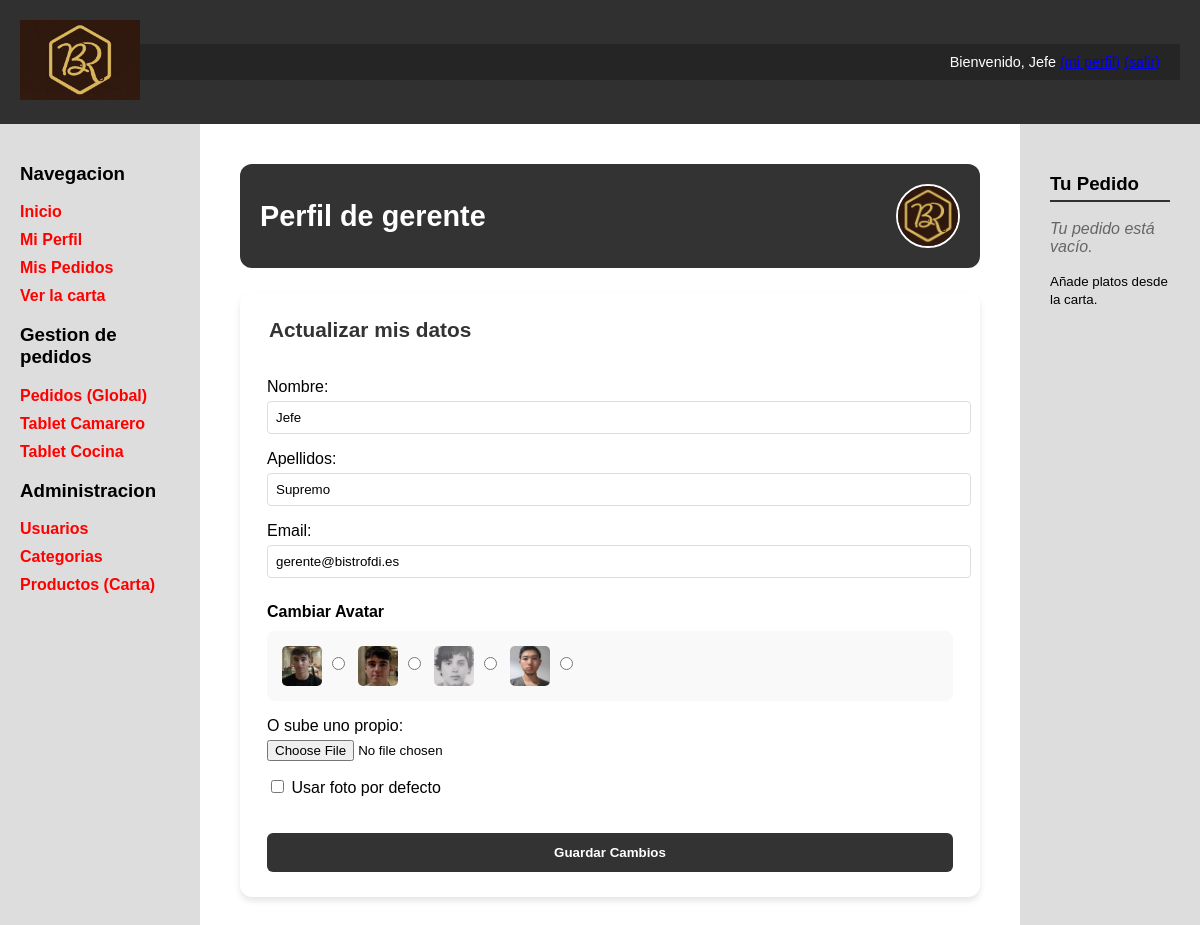
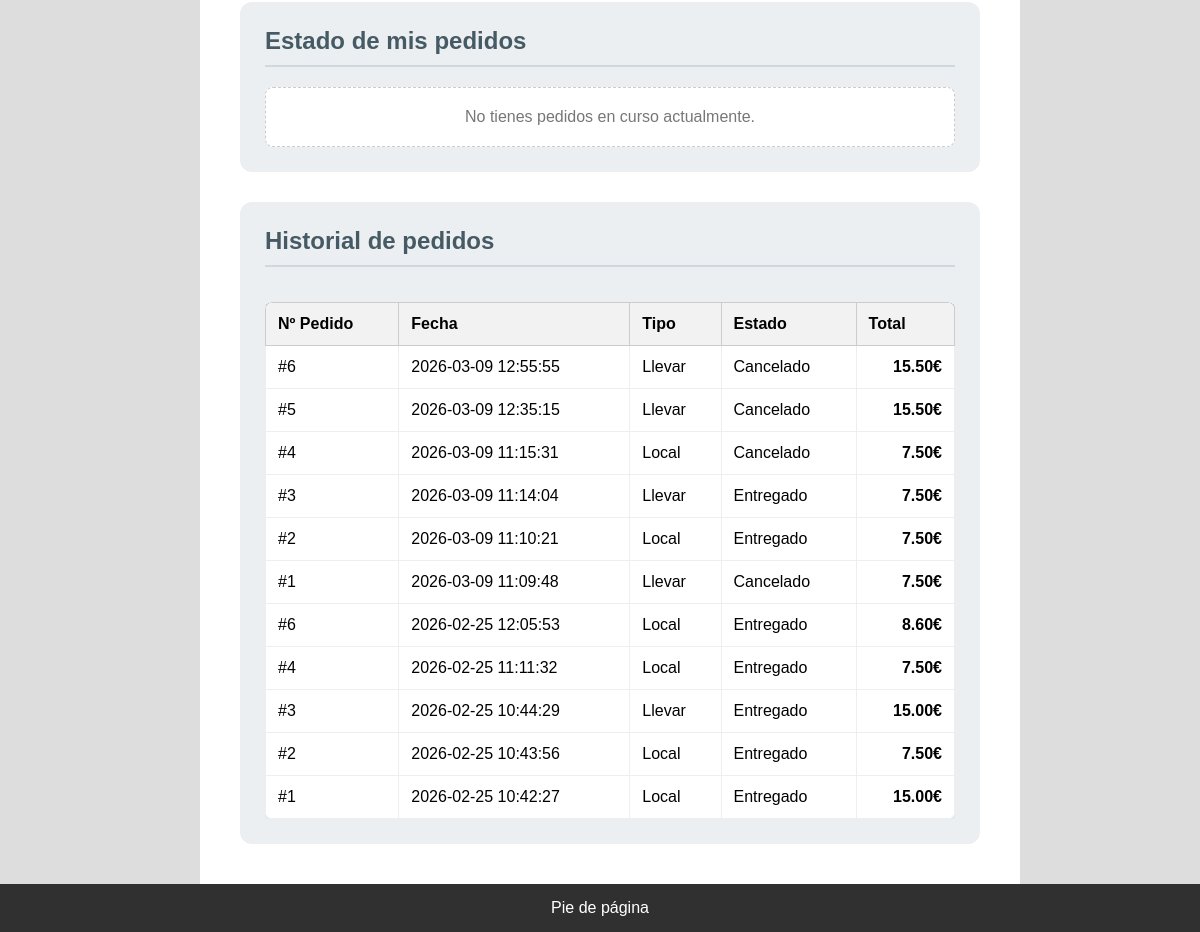
The app's page /perfil.php (signed in) with its own data (2 pictures, top to bottom).
### tables this page shows
CREATE TABLE `usuarios` (
  `id` int(11) NOT NULL,
  `nombreUsuario` varchar(30) NOT NULL,
  `password` varchar(70) NOT NULL,
  `avatar` varchar(255) DEFAULT 'default.png',
  `nombre` varchar(50) NOT NULL,
  `apellidos` varchar(100) NOT NULL,
  `email` varchar(100) NOT NULL,
  `rol` int(11) NOT NULL DEFAULT 1
);

CREATE TABLE `pedidos` (
  `id` int(11) NOT NULL,
  `id_usuario` int(11) NOT NULL,
  `numero_pedido` int(11) NOT NULL,
  `fecha` datetime DEFAULT current_timestamp(),
  `estado` enum('Recibido','En preparacion','Cocinando','Listo cocina','Terminado','Entregado','Cancelado') NOT NULL DEFAULT 'Recibido',
  `tipo` enum('Local','Llevar') NOT NULL,
  `total` decimal(10,2) NOT NULL DEFAULT 0.00
);

### includes/clases/Formulario.php (called while the page is built, shortened)
<?php
abstract class Formulario
{
    protected static function generaListaErroresGlobales($errores = array(), $classAtt = '')
    {
        $clavesErroresGlobales = array_filter(array_keys($errores), function ($elem) {
            return is_numeric($elem);
        });
        $numErrores = count($clavesErroresGlobales);
        if ($numErrores == 0) {
            return '';
        }
        $html = "<ul class=\"$classAtt\">";
        $html .= '</ul>';
        return $html;
    }
}

### perfil.php (the view, shortened to what this page needs)
<?php
$conn = Aplicacion::getInstance()->getConexionBd();
$nombreUsuario = $conn->real_escape_string($_SESSION['nombreUsuario']);
$query = "SELECT * FROM usuarios WHERE nombreUsuario = '$nombreUsuario'";
$rs = $conn->query($query);
$usuario = $rs->fetch_assoc();
$estadosActivos = "'En preparacion', 'Cocinando', 'Listo cocina', 'Terminado'";
$query = "SELECT * FROM pedidos WHERE id_usuario = {$usuario['id']} AND estado IN ($estadosActivos) ORDER BY fecha DESC";
$rs = $conn->query($query);
$htmlActivos = "";
if ($rs && $rs->num_rows > 0) {
    foreach ($rs as $pedido) {
        $htmlActivos .= "
        <div class='perfil-pedido-activo'>
            <div class='perfil-pedido-activo-header'>
                <strong class='perfil-pedido-activo-titulo'>Pedido #{$pedido['numero_pedido']}</strong>
                <span class='perfil-pedido-activo-estado'>{$pedido['estado']}</span>
            </div>
            <div class='perfil-pedido-activo-detalle'>
                <p><strong>Fecha:</strong> {$pedido['fecha']}</p>
                <p><strong>Tipo:</strong> {$pedido['tipo']}</p>
                <p class='perfil-pedido-activo-total'><strong>Total: " . number_format($pedido['total'], 2) . "€</strong></p>
            </div>
        </div>";
    }
} else {
    $htmlActivos = "<div class='perfil-pedido-activo-vacio'>No tienes pedidos en curso actualmente.</div>";
}
$query = "SELECT * FROM pedidos WHERE id_usuario = {$usuario['id']} AND estado NOT IN ($estadosActivos) ORDER BY fecha DESC";
$rs = $conn->query($query);
if ($rs && $rs->num_rows > 0) {
    $filasHistorial = "";
    foreach ($rs as $ped) {
        $total = number_format($ped['total'], 2);
        $filasHistorial .= "
        <tr class='perfil-historial-row'>
            <td class='perfil-historial-cell'>#{$ped['numero_pedido']}</td>
            <td class='perfil-historial-cell'>{$ped['fecha']}</td>
            <td class='perfil-historial-cell'>{$ped['tipo']}</td>
            <td class='perfil-historial-cell'>{$ped['estado']}</td>
            <td class='perfil-historial-cell perfil-historial-cell--total'>{$total}€</td>
        </tr>";
    }
} else {
    $filasHistorial = "<tr><td colspan='5' class='perfil-historial-vacio'>No hay historial de pedidos.</td></tr>";
}
$htmlHistorial = <<<EOS
    <table class='perfil-historial-tabla'>
        <thead class='perfil-historial-thead'>
            <tr>
                <th class='perfil-historial-th'>Nº Pedido</th>
                <th class='perfil-historial-th'>Fecha</th>
                <th class='perfil-historial-th'>Tipo</th>
                <th class='perfil-historial-th'>Estado</th>
                <th class='perfil-historial-th'>Total</th>
            </tr>
        </thead>
        <tbody>$filasHistorial</tbody>
    </table>
EOS;
$formPerfil = new FormularioPerfil($_SESSION['nombreUsuario']);
$htmlFormPerfil = $formPerfil->generaHtml();
$contenidoPrincipal = <<<EOS
    <div class="perfil-header">
        <h1 class="perfil-header-title">Perfil de {$usuario['nombreUsuario']}</h1>
        <img src="img/avatares/{$usuario['avatar']}" class="perfil-header-avatar">
    </div>
    <div class="perfil-layout">
        <div class="perfil-form-wrapper">
            $htmlFormPerfil
        </div>
        <div class="perfil-panels">
            <div class="perfil-panel">
                <h2 class="perfil-panel-title">Estado de mis pedidos</h2>
                <div>$htmlActivos</div>
            </div>
            <div class="perfil-panel">
                <h2 class="perfil-panel-title">Historial de pedidos</h2>
                <div class="perfil-historial-wrapper">$htmlHistorial</div>
            </div>
        </div>
    </div>
EOS;
require __DIR__.'/includes/vistas/plantillas/plantilla.php';

### includes/clases/FormularioPerfil.php (shortened to what this page needs)
<?php
class FormularioPerfil extends Formulario
{
    private $nombreUsuario;
    public function __construct($nombreUsuario)
    {
        $this->nombreUsuario = $nombreUsuario;
    }
    public function generaHtml()
    {
        $this->errores = [];
        $datos = $_POST ?: [];
        return $this->generaCamposFormulario($datos);
    }
    protected function generaCamposFormulario(&$datos)
    {
        $conn = Aplicacion::getInstance()->getConexionBd();
        $query = "SELECT * FROM usuarios WHERE nombreUsuario = '{$this->nombreUsuario}'";
        $rs = $conn->query($query);
        $user = $rs->fetch_assoc();
        $nombre    = htmlspecialchars($datos['nombre']     ?? $user['nombre']);
        $apellidos = htmlspecialchars($datos['apellidos']  ?? $user['apellidos']);
        $email     = htmlspecialchars($datos['email']      ?? $user['email']);
        $avatarActual = $datos['avatar_pre'] ?? $user['avatar'];
        $avatares = ['alvar.jpg', 'ethan.jpg', 'yago.jpg', 'zhirun.jpg'];
        $htmlAvatares = "";
        foreach ($avatares as $av) {
            $checked = ($avatarActual == $av) ? "checked" : "";
            $htmlAvatares .= "<label class='perfil-avatar-opcion'><img src='img/avatares/$av'><input type='radio' name='avatar_pre' value='$av' $checked></label>";
        }
        $htmlErrores = self::generaListaErroresGlobales($this->errores);
        return <<<EOF
        $htmlErrores
        <form action="perfil.php" method="POST" enctype="multipart/form-data">
            <input type="hidden" name="formId" value="formPerfil">
            <fieldset class="perfil-fieldset">
                <legend class="perfil-legend">Actualizar mis datos</legend>
                <p>Nombre:<br><input type="text" name="nombre" value="$nombre" class="perfil-input-text" required></p>
                <p>Apellidos:<br><input type="text" name="apellidos" value="$apellidos" class="perfil-input-text"></p>
                <p>Email:<br><input type="email" name="email" value="$email" class="perfil-input-text" required></p>
                <h4 class="perfil-avatar-title">Cambiar Avatar</h4>
                <div class="perfil-avatar-box">$htmlAvatares</div>
                <p>O sube uno propio:<br><input type="file" name="nueva_foto" accept="image/*" class="perfil-file-input"></p>
                <p class="perfil-checkbox"><input type="checkbox" name="borrar_foto"> Usar foto por defecto</p>
                <button type="submit" name="actualizar" class="perfil-submit">Guardar Cambios</button>
            </fieldset>
        </form>
        EOF;
    }
}

### CSS/estilo.css (style rules this page uses)
body { background-color: #CDCDCD; margin: 0; font-family: Arial, sans-serif; }
table { width: 100%; border-collapse: collapse; margin-top: 20px; }
th { background-color: #f2f2f2; padding: 12px; border: 1px solid #ccc; text-align: left; }
td { padding: 10px; border: 1px solid #eee; }

### CSS/perfil.css (style rules this page uses)
.perfil-header { background: #333; color: white; padding: 20px; border-radius: 12px; margin-bottom: 25px; display: flex; justify-content: space-between; align-items: center; }
.perfil-header-title { margin: 0; font-size: 1.8em; }
.perfil-header-avatar { width: 60px; height: 60px; border-radius: 50%; border: 2px solid white; object-fit: cover; }
.perfil-layout { display: flex; gap: 30px; align-items: flex-start; flex-wrap: wrap; }
.perfil-form-wrapper { flex: 1; min-width: 300px; background: white; padding: 25px; border-radius: 12px; box-shadow: 0 4px 6px rgba(0,0,0,0.1); }
.perfil-fieldset { border: none; padding: 0; }
.perfil-legend { font-size: 1.3em; font-weight: bold; margin-bottom: 20px; color: #333; }
.perfil-input-text { width: 100%; padding: 8px; margin-top: 5px; border: 1px solid #ddd; border-radius: 4px; }
.perfil-avatar-title { margin: 25px 0 10px 0; }
.perfil-avatar-box { background: #f9f9f9; padding: 15px; border-radius: 8px; margin-bottom: 15px; }
.perfil-file-input { margin-top: 5px; }
.perfil-checkbox { margin-top: 15px; }
.perfil-submit { background: #333; color: white; border: none; padding: 12px 25px; border-radius: 6px; cursor: pointer; font-weight: bold; margin-top: 20px; width: 100%; }
.perfil-panels { flex: 2; min-width: 400px; display: flex; flex-direction: column; gap: 30px; }
.perfil-panel { background: #eceff1; padding: 25px; border-radius: 12px; }
.perfil-panel-title { margin-top: 0; color: #455a64; border-bottom: 2px solid #cfd8dc; padding-bottom: 10px; margin-bottom: 20px; }
.perfil-historial-wrapper { overflow-x: auto; }
.perfil-avatar-opcion { margin-right: 10px; cursor: pointer; }
.perfil-avatar-opcion img { width: 40px; height: 40px; object-fit: cover; vertical-align: middle; border-radius: 5px; margin-right: 5px; }
.perfil-pedido-activo-vacio { padding: 20px; background: white; border-radius: 8px; border: 1px dashed #ccc; text-align: center; color: #777; }
.perfil-historial-tabla { width: 100%; border-collapse: collapse; margin-top: 15px; background: white; border-radius: 8px; overflow: hidden; box-shadow: 0 2px 4px rgba(0,0,0,0.05); }
.perfil-historial-thead { background-color: #333; color: black; }
.perfil-historial-th { padding: 12px; text-align: left; }
.perfil-historial-row { border-bottom: 1px solid #eee; }
.perfil-historial-cell { padding: 12px; }
.perfil-historial-cell--total { padding: 12px; text-align: right; font-weight: bold; }

### records on screen
usuarios: nombreUsuario "gerente", avatar (picture), nombre "Jefe", apellidos "Supremo", email "gerente@bistrofdi.es"
pedidos: numero_pedido "6", fecha "2026-03-09 12:55:55", tipo "Llevar", estado "Cancelado", total "15.50"
pedidos: numero_pedido "5", fecha "2026-03-09 12:35:15", tipo "Llevar", estado "Cancelado", total "15.50"
pedidos: numero_pedido "4", fecha "2026-03-09 11:15:31", tipo "Local", estado "Cancelado", total "7.50"
pedidos: numero_pedido "3", fecha "2026-03-09 11:14:04", tipo "Llevar", estado "Entregado", total "7.50"
pedidos: numero_pedido "2", fecha "2026-03-09 11:10:21", tipo "Local", estado "Entregado", total "7.50"
pedidos: numero_pedido "1", fecha "2026-03-09 11:09:48", tipo "Llevar", estado "Cancelado", total "7.50"
pedidos: numero_pedido "6", fecha "2026-02-25 12:05:53", tipo "Local", estado "Entregado", total "8.60"
pedidos: numero_pedido "4", fecha "2026-02-25 11:11:32", tipo "Local", estado "Entregado", total "7.50"
pedidos: numero_pedido "3", fecha "2026-02-25 10:44:29", tipo "Llevar", estado "Entregado", total "15.00"
pedidos: numero_pedido "2", fecha "2026-02-25 10:43:56", tipo "Local", estado "Entregado", total "7.50"
pedidos: numero_pedido "1", fecha "2026-02-25 10:42:27", tipo "Local", estado "Entregado", total "15.00"

### other values on screen
$_SESSION['nombre'] "Jefe"
